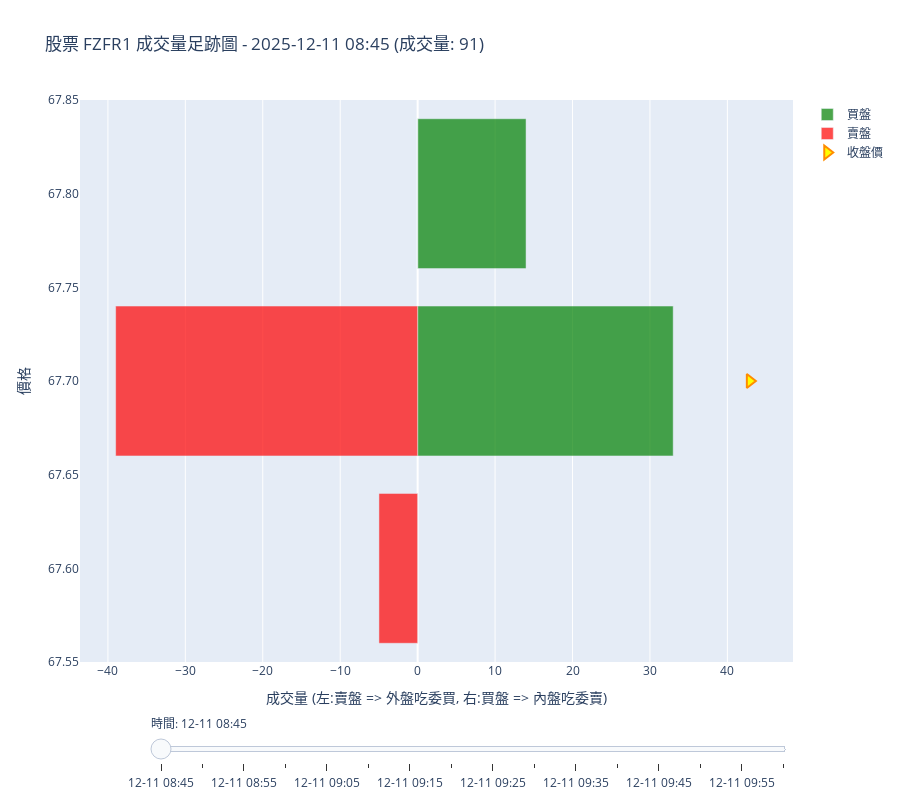

This figure's notebook cell:
### Markdown cell above
#### 價量分布

### Code cell
def create_interactive_footprint_bidirectional(fp_series, code="Unknown"):
    fig = go.Figure()
    
    # 準備步驟數據
    steps = []
    timestamps = []
    
    # 過濾掉NaN值
    for timestamp in fp_series.index:
        fp_data = fp_series[f'volume_footprint_{code}'][timestamp] # 修改：获取成交量足跡數據
        # 檢查是否為 float 且是 nan (簡單判斷)
        if isinstance(fp_data, float) and np.isnan(fp_data):
            continue
        timestamps.append(timestamp)
    
    if not timestamps:
        print("沒有有效的數據可以繪圖")
        return fig
    
    # 添加初始數據（第一個有效時間點）
    initial_timestamp = timestamps[0]
    initial_data = fp_series[f'volume_footprint_{code}'][initial_timestamp]
    initial_close = fp_series[f'close_{code}'][initial_timestamp] # 獲取收盤價
    initial_volume = fp_series[f'volume_{code}'][initial_timestamp]  # 獲取初始成交量
    
    # --- 修改點 1: 改為 False (升序：小 -> 大) ---
    initial_prices = sorted(initial_data.keys(), reverse=False)
    
    initial_buy_volumes = []
    initial_sell_volumes = []
    
    # 創建收盤價標記的數據
    close_prices_marker = []
    close_prices_values = []
    
    for price in initial_prices:
        data = initial_data[price]
        initial_buy_volumes.append(data.get('buy', 0))
        initial_sell_volumes.append(-data.get('sell', 0))
        
        # 如果是收盤價，添加標記
        if price == initial_close:
            close_prices_marker.append(price)
            # 找到對應的成交量，用於標記位置
            buy_vol = data.get('buy', 0)
            sell_vol = data.get('sell', 0)
            # 選擇較大的成交量作為標記的x位置
            close_prices_values.append(max(buy_vol, abs(sell_vol)) * 1.1) # 增加10%間距
    
    # 添加買盤
    fig.add_trace(go.Bar(
        y=initial_prices,
        x=initial_buy_volumes,
        name='買盤',
        orientation='h',
        marker_color='green',
        opacity=0.7
    ))
    
    # 添加賣盤
    fig.add_trace(go.Bar(
        y=initial_prices,
        x=initial_sell_volumes,
        name='賣盤',
        orientation='h',
        marker_color='red',
        opacity=0.7
    ))
    
    # 添加收盤價標記（黃色三角形）
    if close_prices_marker:
        fig.add_trace(go.Scatter(
            x=close_prices_values,
            y=close_prices_marker,
            mode='markers',
            name='收盤價',
            marker=dict(
                symbol='triangle-right',
                size=12,
                color='yellow',
                line=dict(color='darkorange', width=2)
            ),
            hovertemplate='收盤價: %{y}<extra></extra>'
        ))
    
    # 創建步驟
    for i, timestamp in enumerate(timestamps):
        fp_data = fp_series[f'volume_footprint_{code}'][timestamp]
        close_price = fp_series[f'close_{code}'][timestamp] # 獲取當前時間的收盤價
        volume = fp_series[f'volume_{code}'][timestamp]  # 獲取當前成交量
        
        # --- 修改點 2: 改為 False (升序：小 -> 大) ---
        prices = sorted(fp_data.keys(), reverse=False)
        
        buy_volumes = []
        sell_volumes = []
        close_marker_prices = []
        close_marker_values = []
        
        for price in prices:
            data = fp_data[price]
            buy_volumes.append(data.get('buy', 0))
            sell_volumes.append(-data.get('sell', 0))
            
            # 如果是收盤價，準備標記數據
            if price == close_price:
                close_marker_prices.append(price)
                buy_vol = data.get('buy', 0)
                sell_vol = data.get('sell', 0)
                # 選擇較大的成交量作為標記的x位置
                close_marker_values.append(max(buy_vol, abs(sell_vol)) * 1.1)
        
        step = dict(
            method="update",
            args=[
                {
                    "y": [prices, prices, close_marker_prices], # 更新三條 traces
                    "x": [buy_volumes, sell_volumes, close_marker_values]
                },
                {
                    # 修改：在標題後方添加成交量資訊
                    "title": f"股票 {code} 成交量足跡圖 - {timestamp.strftime('%Y-%m-%d %H:%M')} (成交量: {int(volume):,})"
                }
            ],
            label=timestamp.strftime('%m-%d %H:%M')
        )
        steps.append(step)
    
    # 創建滑動條
    sliders = [dict(
        active=0,
        currentvalue={"prefix": "時間: "},
        pad={"t": 50},
        steps=steps,
        len=0.9,
        x=0.1
    )]
    
    # 更新佈局 - 修改：在初始標題添加成交量
    fig.update_layout(
        title=f"股票 {code} 成交量足跡圖 - {timestamps[0].strftime('%Y-%m-%d %H:%M')} (成交量: {int(initial_volume):,})",
        yaxis_title="價格",
        xaxis_title="成交量 (左:賣盤 => 外盤吃委買, 右:買盤 => 內盤吃委賣)",
        barmode='overlay',
        height=800,
        showlegend=True,
        sliders=sliders,
        yaxis=dict(tickformat=".2f",),
        xaxis=dict(tickformat=",")
    )
    
    return fig

# 使用示例
fig = create_interactive_footprint_bidirectional(fp_data.loc[time1: time2], code)
fig.show()

### Figure 1 — Plotly figure (JSON) as saved in the notebook; plotly's stock layout.template omitted (floating-point values rounded to 4 significant figures)
{"data": [{"marker": {"color": "green"}, "name": "買盤", "opacity": 0.7, "orientation": "h", "type": "bar", "x": [0, 33, 14], "y": [67.6, 67.7, 67.8]}, {"marker": {"color": "red"}, "name": "賣盤", "opacity": 0.7, "orientation": "h", "type": "bar", "x": [-5, -39, 0], "y": [67.6, 67.7, 67.8]}, {"hovertemplate": "收盤價: %{y}<extra></extra>", "marker": {"color": "yellow", "line": {"color": "darkorange", "width": 2}, "size": 12, "symbol": "triangle-right"}, "mode": "markers", "name": "收盤價", "type": "scatter", "x": [42.9], "y": [67.7]}], "layout": {"barmode": "overlay", "height": 800, "showlegend": true, "sliders": [{"active": 0, "currentvalue": {"prefix": "時間: "}, "len": 0.9, "pad": {"t": 50}, "steps": [{"args": [{"x": [[0, 33, 14], [-5, -39, 0], [42.9]], "y": [[67.6, 67.7, 67.8], [67.6, 67.7, 67.8], [67.7]]}, {"title": "股票 FZFR1 成交量足跡圖 - 2025-12-11 08:45 (成交量: 91)"}], "label": "12-11 08:45", "method": "update"}, {"args": [{"x": [[0, 1, 6, 12, 71, 161, 121, 22], [-2, -53, -26, -64, -79, -86, -16, 0], [58.3]], "y": [[68.8, 68.9, 69, 69.1, 69.2, 69.3, 69.4, 69.5], [68.8, 68.9, 69, 69.1, 69.2, 69.3, 69.4, 69.5], [68.9]]}, {"title": "股票 FZFR1 成交量足跡圖 - 2025-12-11 08:50 (成交量: 725)"}], "label": "12-11 08:50", "method": "update"}, {"args": [{"x": [[0, 21, 14, 99, 65], [-8, -2, -13, -82, -4], [71.5]], "y": [[68.9, 69, 69.1, 69.2, 69.3], [68.9, 69, 69.1, 69.2, 69.3], [69.3]]}, {"title": "股票 FZFR1 成交量足跡圖 - 2025-12-11 08:55 (成交量: 309)"}], "label": "12-11 08:55", "method": "update"}, {"args": [{"x": [[94, 32, 38, 53], [-38, -69, -87, 0], [75.9]], "y": [[69, 69.1, 69.2, 69.3], [69, 69.1, 69.2, 69.3], [69.1]]}, {"title": "股票 FZFR1 成交量足跡圖 - 2025-12-11 09:00 (成交量: 418)"}], "label": "12-11 09:00", "method": "update"}, {"args": [{"x": [[3, 82, 123, 147, 148, 80, 68, 205, 181, 140, 174, 152, 5], [-48, -195, -135, -114, -67, -11, -153, -359, -99, -76, -41, -40, 0], [161.7]], "y": [[68.9, 69, 69.1, 69.2, 69.3, 69.4, 69.5, 69.6, 69.7, 69.8, 69.9, 70, 70.1], [68.9, 69, 69.1, 69.2, 69.3, 69.4, 69.5, 69.6, 69.7, 69.8, 69.9, 70, 70.1], [69.2]]}, {"title": "股票 FZFR1 成交量足跡圖 - 2025-12-11 09:05 (成交量: 2,882)"}], "label": "12-11 09:05", "method": "update"}, {"args": [{"x": [[0, 102, 51, 93, 124, 120, 116, 128, 1, 34], [-35, -379, -292, -79, -117, -107, -79, -30, -39, -12], [321.2]], "y": [[68.2, 68.3, 68.4, 68.5, 68.6, 68.7, 68.8, 68.9, 69, 69.1], [68.2, 68.3, 68.4, 68.5, 68.6, 68.7, 68.8, 68.9, 69, 69.1], [68.4]]}, {"title": "股票 FZFR1 成交量足跡圖 - 2025-12-11 09:10 (成交量: 1,964)"}], "label": "12-11 09:10", "method": "update"}, {"args": [{"x": [[0, 22, 86, 102, 132, 66, 63, 15], [-14, -23, -212, -120, -117, -103, -11, 0], [233.2]], "y": [[67.8, 67.9, 68, 68.1, 68.2, 68.3, 68.4, 68.5], [67.8, 67.9, 68, 68.1, 68.2, 68.3, 68.4, 68.5], [68]]}, {"title": "股票 FZFR1 成交量足跡圖 - 2025-12-11 09:15 (成交量: 1,092)"}], "label": "12-11 09:15", "method": "update"}, {"args": [{"x": [[0, 67, 57, 12, 47, 7, 21, 6, 38, 20], [-89, -166, -239, -79, -57, -37, -57, -8, -7, -12], [262.9]], "y": [[67.5, 67.6, 67.7, 67.8, 67.9, 68, 68.1, 68.2, 68.3, 68.4], [67.5, 67.6, 67.7, 67.8, 67.9, 68, 68.1, 68.2, 68.3, 68.4], [67.7]]}, {"title": "股票 FZFR1 成交量足跡圖 - 2025-12-11 09:20 (成交量: 1,044)"}], "label": "12-11 09:20", "method": "update"}, {"args": [{"x": [[0, 43, 116, 79, 39, 38, 3], [-35, -69, -75, -81, -49, -9, 0], [53.9]], "y": [[67.7, 67.8, 67.9, 68, 68.1, 68.2, 68.3], [67.7, 67.8, 67.9, 68, 68.1, 68.2, 68.3], [68.1]]}, {"title": "股票 FZFR1 成交量足跡圖 - 2025-12-11 09:25 (成交量: 637)"}], "label": "12-11 09:25", "method": "update"}, {"args": [{"x": [[45, 141, 38, 15, 38, 127, 209, 37, 39, 35], [-85, -50, 0, -9, -80, -90, -90, -29, -51, -8], [40.7]], "y": [[68.1, 68.2, 68.3, 68.4, 68.5, 68.6, 68.7, 68.8, 68.9, 69], [68.1, 68.2, 68.3, 68.4, 68.5, 68.6, 68.7, 68.8, 68.9, 69], [68.8]]}, {"title": "股票 FZFR1 成交量足跡圖 - 2025-12-11 09:30 (成交量: 1,235)"}], "label": "12-11 09:30", "method": "update"}, {"args": [{"x": [[5, 117, 56, 107, 257, 156, 83, 58, 92, 118], [-50, -32, -86, -73, -136, -47, -5, -12, -39, 0], [63.8]], "y": [[68.7, 68.8, 68.9, 69, 69.1, 69.2, 69.3, 69.4, 69.5, 69.6], [68.7, 68.8, 68.9, 69, 69.1, 69.2, 69.3, 69.4, 69.5, 69.6], [69.4]]}, {"title": "股票 FZFR1 成交量足跡圖 - 2025-12-11 09:35 (成交量: 1,532)"}], "label": "12-11 09:35", "method": "update"}, {"args": [{"x": [[0, 29, 63, 156, 39, 209, 233, 176, 233, 62, 19], [-2, -50, -65, -17, -68, -156, -273, -196, -128, -10, 0], [215.6]], "y": [[69.2, 69.3, 69.4, 69.5, 69.6, 69.7, 69.8, 69.9, 70, 70.1, 70.2], [69.2, 69.3, 69.4, 69.5, 69.6, 69.7, 69.8, 69.9, 70, 70.1, 70.2], [69.9]]}, {"title": "股票 FZFR1 成交量足跡圖 - 2025-12-11 09:40 (成交量: 2,190)"}], "label": "12-11 09:40", "method": "update"}, {"args": [{"x": [[82, 20, 22, 28, 50, 71, 130, 105, 259, 576, 304, 16], [-85, -50, -133, -24, -55, -67, -91, -143, -164, -120, -47, 0], [55.0]], "y": [[69.5, 69.6, 69.7, 69.8, 69.9, 70, 70.1, 70.2, 70.3, 70.4, 70.5, 70.6], [69.5, 69.6, 69.7, 69.8, 69.9, 70, 70.1, 70.2, 70.3, 70.4, 70.5, 70.6], [69.6]]}, {"title": "股票 FZFR1 成交量足跡圖 - 2025-12-11 09:45 (成交量: 2,670)"}], "label": "12-11 09:45", "method": "update"}, {"args": [{"x": [[0, 14, 56, 60, 85, 27, 3], [-26, -53, -127, -317, -78, -8, 0], [58.3]], "y": [[69.3, 69.4, 69.5, 69.6, 69.7, 69.8, 69.9], [69.3, 69.4, 69.5, 69.6, 69.7, 69.8, 69.9], [69.4]]}, {"title": "股票 FZFR1 成交量足跡圖 - 2025-12-11 09:50 (成交量: 868)"}], "label": "12-11 09:50", "method": "update"}, {"args": [{"x": [[0, 21, 71, 66, 35, 63], [-114, -145, -180, -79, -32, -1], [198.0]], "y": [[69.1, 69.2, 69.3, 69.4, 69.5, 69.6], [69.1, 69.2, 69.3, 69.4, 69.5, 69.6], [69.3]]}, {"title": "股票 FZFR1 成交量足跡圖 - 2025-12-11 09:55 (成交量: 828)"}], "label": "12-11 09:55", "method": "update"}, {"args": [{"x": [[0, 10, 31, 50, 52, 61, 2], [-9, -83, -227, -94, -102, -27, 0], [91.3]], "y": [[68.9, 69, 69.1, 69.2, 69.3, 69.4, 69.5], [68.9, 69, 69.1, 69.2, 69.3, 69.4, 69.5], [69]]}, {"title": "股票 FZFR1 成交量足跡圖 - 2025-12-11 10:00 (成交量: 748)"}], "label": "12-11 10:00", "method": "update"}], "x": 0.1}], "title": {"text": "股票 FZFR1 成交量足跡圖 - 2025-12-11 08:45 (成交量: 91)"}, "xaxis": {"tickformat": ",", "title": {"text": "成交量 (左:賣盤 => 外盤吃委買, 右:買盤 => 內盤吃委賣)"}}, "yaxis": {"tickformat": ".2f", "title": {"text": "價格"}}}}
